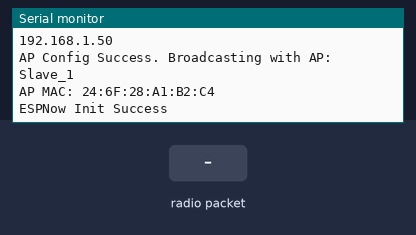
Bench run of a sketch on a simulated ESP32. Shown: the last lines printed to the serial monitor. Inputs (shaded band) come from the test bench. WiFi joins after 1.5 s; servers stay silent unless stated; storage starts empty.

Above: at 2.7 s.
2.8 s: radio packet "1" arrives
At 3.6 s:
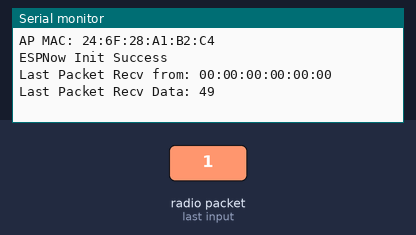
4.3 s: radio packet "0" arrives
At 4.7 s:
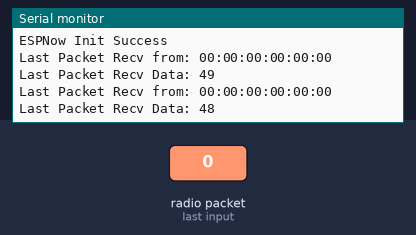

Measured:
- after the input at 2.8 s, the serial monitor: prints a new line at once (image 1)
- after the input at 4.3 s, the serial monitor: prints a new line at once (image 2)

The sketch:

ESP32RXTX.ino
```cpp
#include "headers.h"
//#include "functions.h"
#include <esp_now.h>
#include <WiFi.h>

#define CHANNEL 1

// Replace with your network credentials
const char *ssidSTA = "CANADIAN WINTER BELL";
const char *passwordSTA = "Shivam1912__";

const char *ssidSTA2 = "iPhone (100)";
const char *passwordSTA2 = "shiv1912";

const char *ssidAP = "ESP32_Shiv";
const char *passwordAP = "12345678";

// Create AsyncWebServer object on port 80
AsyncWebServer server(80);


void spiffsSetup()
{
  // Initialize SPIFFS
  SPIFFS.begin(true);
  if (!SPIFFS.begin())
  {
    Serial.println("An Error has occurred while mounting SPIFFS");
    return;
  }
}

void wifiSetup()
{
  // Connect to Wi-Fi
  // WiFi.softAP(ssidAP, passwordAP);
  WiFi.begin(ssidSTA, passwordSTA);
  while (WiFi.status() != WL_CONNECTED)
  {
    delay(100);
    Serial.println("Connecting to WiFi..");
  }
  // Print ESP32 Local IP Address
  Serial.println(WiFi.localIP());
  // Serial.println(WiFi.softAPIP());
}


// Init ESP Now with fallback
void InitESPNow() {
  WiFi.disconnect();
  if (esp_now_init() == ESP_OK) {
    Serial.println("ESPNow Init Success");
  }
  else {
    Serial.println("ESPNow Init Failed");
    // Retry InitESPNow, add a counte and then restart?
    // InitESPNow();
    // or Simply Restart
    ESP.restart();
  }
}
// config AP SSID
void configDeviceAP() {
  const char *SSID = "Slave_1";
  bool result = WiFi.softAP(SSID, "Slave_1_Password", CHANNEL, 0);
  if (!result) {
    Serial.println("AP Config failed.");
  } else {
    Serial.println("AP Config Success. Broadcasting with AP: " + String(SSID));
  }
}

uint8_t incomingData;
// callback when data is recv from Master
void OnDataRecv(const uint8_t *mac_addr, const uint8_t *data, int data_len) {
  char macStr[18];
  snprintf(macStr, sizeof(macStr), "%02x:%02x:%02x:%02x:%02x:%02x",
           mac_addr[0], mac_addr[1], mac_addr[2], mac_addr[3], mac_addr[4], mac_addr[5]);
  Serial.print("Last Packet Recv from: "); Serial.println(macStr);
  Serial.print("Last Packet Recv Data: "); Serial.println(*data);
  Serial.println("");
incomingData= *data;
}


void setup()
{
  // Serial port for debugging purposes
  Serial.begin(115200);
  spiffsSetup();
  wifiSetup();
   WiFi.mode(WIFI_AP);
  // configure device AP mode
  configDeviceAP();
  // This is the mac address of the Slave in AP Mode
  Serial.print("AP MAC: "); Serial.println(WiFi.softAPmacAddress());
  // Init ESPNow with a fallback logic
  InitESPNow();
  // Once ESPNow is successfully Init, we will register for recv CB to
  // get recv packer info.
  esp_now_register_recv_cb(OnDataRecv);
  // Route for root / web page
  server.on("/", HTTP_GET, [](AsyncWebServerRequest *request)
            { request->send(SPIFFS, "/index.html"); });
  server.on("/mpuVal", HTTP_GET, [](AsyncWebServerRequest *request)
            { request->send_P(200, "text/plain", String(incomingData).c_str()); });

  // Start server
  server.begin();
}

void loop()
{

  // "Wire.read()<<8 | Wire.read();" means two registers are read and stored in the same variable
}
```
